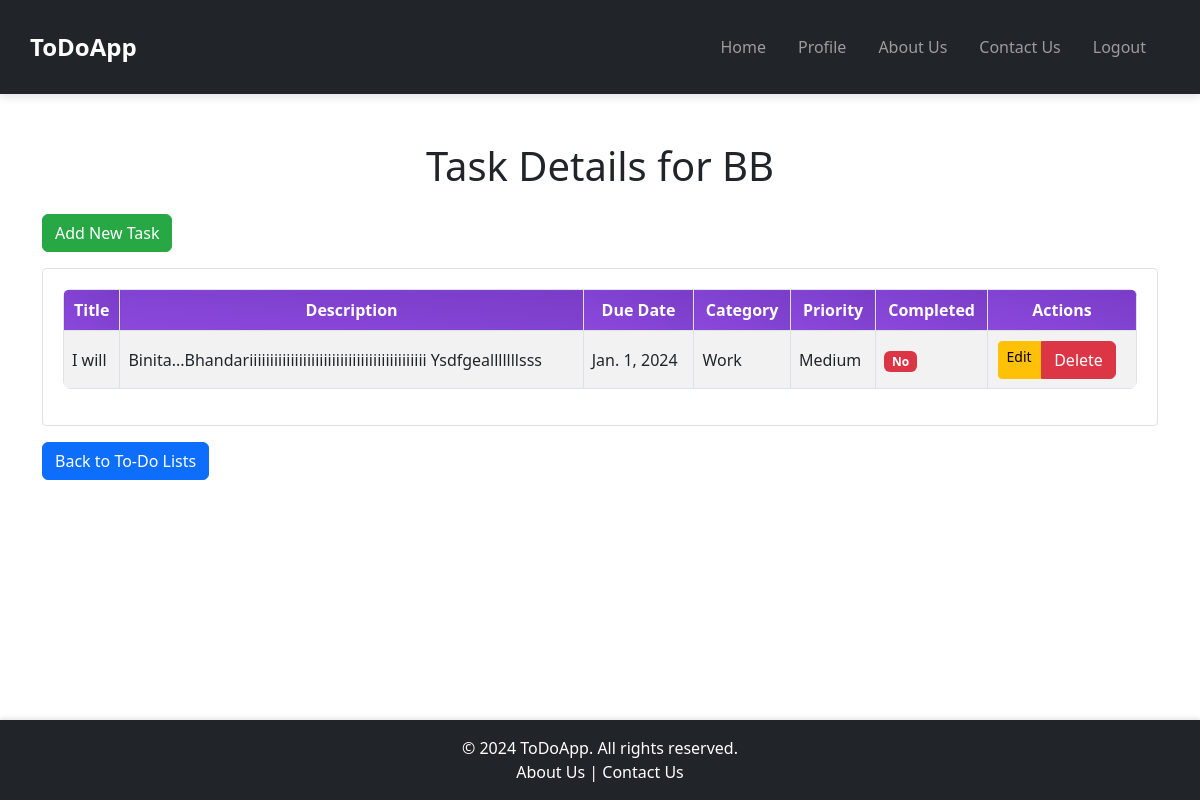
The app's page /tasks/11/ (signed in), older data.
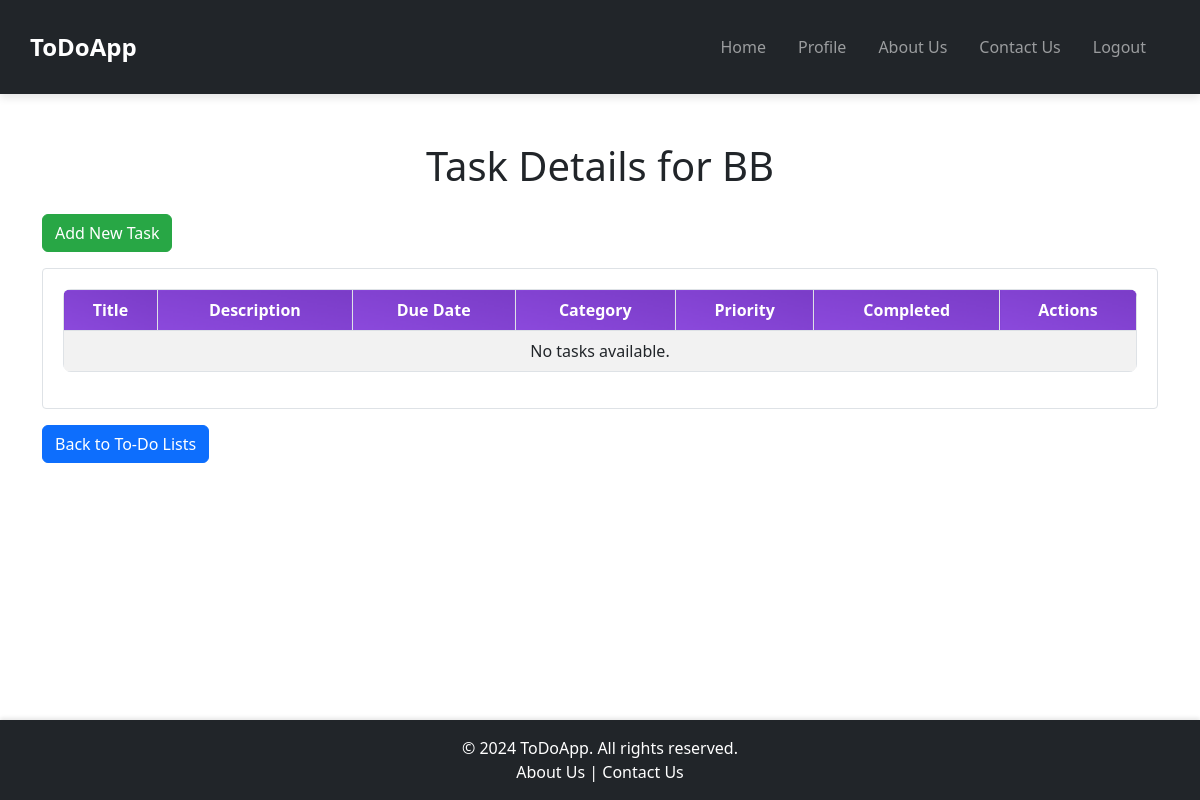
The same page, newer data.
### core/models.py (models this page shows, shortened)
class Task(models.Model):
    title = models.CharField(max_length=200, blank=False, null=True, verbose_name="Task Title")
    description = models.TextField(blank=True, null=True, verbose_name="Task Description")
    due_date = models.DateField(blank=True, null=True, verbose_name="Due Date")
    category = models.ForeignKey(Category, on_delete=models.CASCADE, verbose_name="Category")
    priority = models.ForeignKey(Priority, on_delete=models.CASCADE, verbose_name="Priority Level")
    status = models.ForeignKey(Status, on_delete=models.CASCADE, verbose_name="Status", default=1)
    is_completed = models.BooleanField(default=False, verbose_name="Completed")
    created_at = models.DateTimeField(default=timezone.now, verbose_name="Created At")
    updated_at = models.DateTimeField(auto_now=True, verbose_name="Updated At")
    user = models.ForeignKey(User, on_delete=models.CASCADE, verbose_name="Assigned User")
    todo_list = models.ForeignKey(ToDoList, on_delete=models.CASCADE, related_name="tasks")

class Category(models.Model):
    name = models.CharField(max_length=100, verbose_name="Category Name", blank=False, null=True)
    description = models.TextField(blank=True, verbose_name="Category Description")
    def __str__(self):
        return self.name

class Priority(models.Model):
    name = models.CharField(max_length=50, verbose_name="Priority Level", blank=False, null=True)
    level = models.IntegerField(default=0, verbose_name="Priority Level (1-10)", blank=True, null=True)
    def __str__(self):
        return self.name

### core/views.py (the view)
# urls.py: path('tasks/<int:pk>/',view_all_tasks, name='view_all_tasks'), # View All Tasks: Displays all tasks, with an option to filter by completion status.
@login_required
def view_all_tasks(request,pk):
    todolist = get_object_or_404(ToDoList, id=pk)
    is_completed = request.GET.get('completed', 'false') == 'true'
    tasks = Task.objects.filter(todo_list=todolist, is_completed=is_completed).order_by('due_date')
    context = {
        'todolist': todolist,
        'tasks': tasks
               }
    return render(request=request, template_name='ToDoApp/view_all_tasks.html', context=context)

### templates/ToDoApp/view_all_tasks.html (shortened to what this page needs)
{% extends 'ToDoApp/base.html' %}
{% load static %}
{% block head %}
<link rel="stylesheet" href="{% static 'css/view_all_tasks.css' %}">
{% endblock %}
{% block content %}
<div class="container mt-5">
    <h1 class="mb-4 text-center">Task Details for {{ todolist.title }}</h1>
    <a href="{% url 'create_task' pk=todolist.pk %}" class="btn btn-success mb-3">Add New Task</a>
    <div class="card">
        <div class="card-body">
            <div class="table-responsive">
                <table class="table table-bordered table-striped">
                    <thead>
                        <tr>
                            <th>Title</th>
                            <th>Description</th>
                            <th>Due Date</th>
                            <th>Category</th>
                            <th>Priority</th>
                            <th>Completed</th>
                            <th>Actions</th>
                        </tr>
                    </thead>
                    <tbody>
                        {% for task in tasks %}
                            <tr>
                                <td>{{ task.title }}</td>
                                <td>{{ task.description }}</td>
                                <td>{{ task.due_date }}</td>
                                <td>{{ task.category }}</td>
                                <td>{{ task.priority }}</td>
                                <td>
                                    {% if task.is_completed %}
                                        <span class="badge bg-success">Yes</span>
                                    {% else %}
                                        <span class="badge bg-danger">No</span>
                                    {% endif %}
                                </td>
                                <td>
                                    <div class="btn-group" role="group">
                                        <a href="{% url 'update_task' pk=task.pk %}" class="btn btn-warning btn-sm">Edit</a>
                                        <a href="{% url 'delete_task' pk=task.pk %}" class="btn btn-danger" onclick="return confirm('Are you sure you want to delete this to-do list?');">Delete</a>
                                    </div>
                                </td>
                            </tr>
                        {% empty %}
                            <tr>
                                <td colspan="7" class="text-center">No tasks available.</td>
                            </tr>
                        {% endfor %}
                    </tbody>
                </table>
            </div>
        </div>
    </div>
    <a href="{% url 'view_all_todolists' %}" class="btn btn-primary mt-3">Back to To-Do Lists</a>
</div>
{% endblock %}

Row changes from the older to the newer data that the page shows:
no longer on this page (row edited): Task: title "I will", description "Binita...Bhandariiiiiiiiiiiiiiiiiiiiiiiiiiiiiiiiiiiiiiiiiii Ysdfgealllllllsss", due_date "Jan. 1, 2024", category "Work", priority "Medium", is_completed "No"
Text that changed along with them:
text now shown: "No tasks available."
